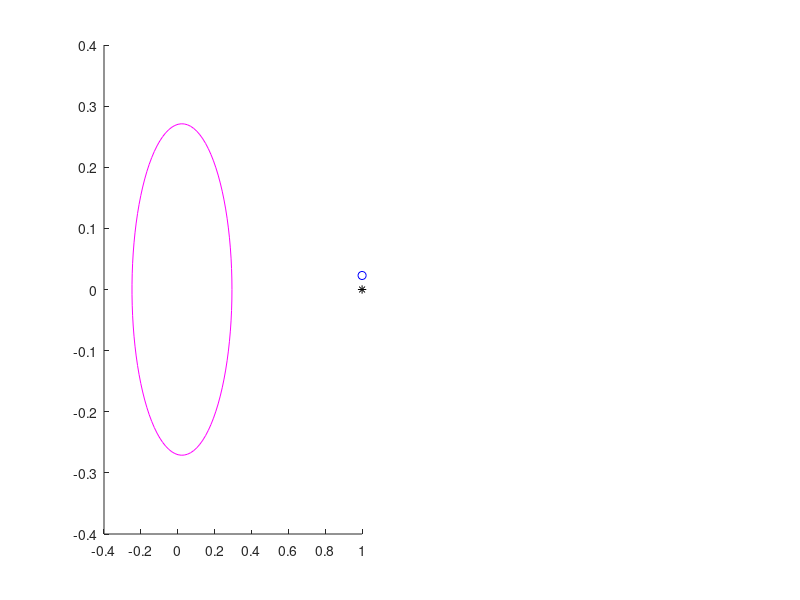

This chart was generated by the following MATLAB code: (Note: this script raises an error after producing the figure.)
clc;
clear;
close all;
%% Airfoil Characteristics

c = 1; % Chord length
tc = 12./100; % Thickness to Chord Ratio

%% Joukowski circle 

a = (c./4) * ( 1 + 2.*tc.*4/(3.*sqrt(3)) )  .* (1 + tc.*4/(3.*sqrt(3)) )^(-2)

b = a .* tc .* 4/(3.*sqrt(3))

R = a + b;
Zeta_origin = b;
Zeta_circ = R*exp(1i*linspace(0,2*pi,100)) + Zeta_origin;

%% Plot

figure, 
subplot(1,2,1), hold all
plot(complex(0),'k*') % this is (0,0)
plot(complex(Zeta_origin),'bo') % this is the center of the circle 
plot(Zeta_circ,'m')
hold on
plot(complex(reverse_joukowski(naca_mapping(c, tc),a)),'r')
axis equal tight, axis([-1.5*R,1.5*R,-1.5*R,1.5*R]) 
grid on, grid minor
xlabel('\eta'), ylabel('\xi')
%
subplot(1,2,2), hold all
plot(joukowski_mapping(Zeta_circ,a),'m')
hold on
plot(naca_mapping(c, tc),'r')
view(2), axis equal tight, axis([-0.75*c,0.75*c,-0.75*c,0.75*c]) 
grid on, grid minor
xlabel('x'), ylabel('y')

% subplot(1,3,3), hold all
% plot(naca_mapping(c, tc),'m')
% view(2), axis equal tight, axis([-0.75*c,0.75*c,-0.75*c,0.75*c]) 
% grid on, grid minor
% xlabel('x'), ylabel('y') 